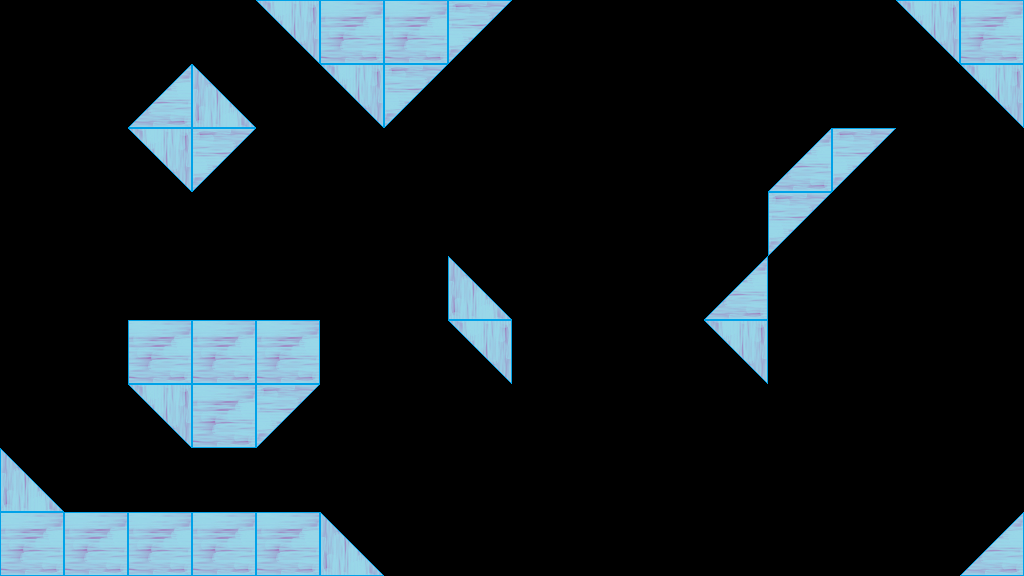

A level layout from a 2D game, rendered from its tile map. Below: a short description, then the map file with its tile-grid data intact:
An orthogonal 16x9 tile map with 64x64 px tiles, 1 tile layer (tile) and 21 objects (7x box, 4x bumper, 2x hole, bowl, ball, ...).

<map version="1.0" tiledversion="1.1.5" orientation="orthogonal" renderorder="right-down" width="16" height="9" tilewidth="64" tileheight="64" infinite="0" nextobjectid="50">
 <tileset firstgid="1" source="golf.tsx" />
 <layer name="tile" width="16" height="9">
  <data encoding="csv">
0,0,0,0,10,1,1,11,0,0,0,0,0,0,10,1,
0,0,2,3,0,10,11,0,0,0,0,0,0,0,0,10,
0,0,10,11,0,0,0,0,0,0,0,0,2,11,0,0,
0,0,0,0,0,0,0,0,0,0,0,0,11,0,0,0,
0,0,0,0,0,0,0,3,0,0,0,2,0,0,0,0,
0,0,1,1,1,0,0,10,0,0,0,10,0,0,0,0,
0,0,10,1,11,0,0,0,0,0,0,0,0,0,0,0,
3,0,0,0,0,0,0,0,0,0,0,0,0,0,0,0,
1,1,1,1,1,3,0,0,0,0,0,0,0,0,0,2
</data>
 </layer>
 <objectgroup name="coll">
  <object id="32" x="128" y="128">
   <polyline points="0,0 64,-64 128,0 64,64 0,0" />
  </object>
  <object id="33" x="128" y="320">
   <polyline points="0,0 192,0 192,64 128,128 64,128 0,64 0,0" />
  </object>
  <object id="35" x="448" y="256">
   <polyline points="0,0 0,64 64,128 64,64 0,0" />
  </object>
  <object id="36" x="768" y="384">
   <polyline points="0,0 -64,-64 0,-128 0,-192 64,-256 128,-256 0,-128 0,0" />
  </object>
  <object id="49" x="384" y="128">
   <polyline points="0,0 -128,-128 -384,-128 -384,320 -320,384 -64,384 0,448 64,448 75.3333,484.667 94.6667,526 156,575.333 210.667,593.333 265.333,591.333 319.333,569.333 361.333,532.667 388,491.333 398.667,447.333 448,448 576,448 640,384 640,0 512,-128 128,-128 0,0" />
  </object>
 </objectgroup>
 <objectgroup name="entity">
  <object id="18" type="bowl" x="448" y="384" width="336" height="336">
   <ellipse />
  </object>
  <object id="20" type="ball" x="606" y="358" width="30" height="30">
   <ellipse />
  </object>
  <object id="23" type="bumper" x="238" y="16" width="30" height="30">
   <ellipse />
  </object>
  <object id="24" type="bumper" x="263" y="97" width="30" height="30">
   <ellipse />
  </object>
  <object id="25" type="bumper" x="88" y="114" width="30" height="30">
   <ellipse />
  </object>
  <object id="26" type="bumper" x="25" y="112" width="30" height="30">
   <ellipse />
  </object>
  <object id="37" type="box" x="576" y="64" width="39" height="35" />
  <object id="39" type="box" x="673" y="85" width="49" height="34" />
  <object id="40" type="box" x="477" y="132" width="69" height="50" />
  <object id="41" type="box" x="333" y="130" width="106" height="68" />
  <object id="42" type="box" x="54" y="242" width="39" height="24" />
  <object id="43" type="box" x="666" y="44" width="147" height="19" />
  <object id="44" type="box" x="865" y="60" width="66" height="54" />
  <object id="45" type="hole" x="924" y="480" width="50" height="50">
   <ellipse />
  </object>
  <object id="46" type="hole" x="77" y="428" width="50" height="50">
   <ellipse />
  </object>
  <object id="47" type="obstacle" x="925" y="187" width="53" height="197" />
 </objectgroup>
</map>
